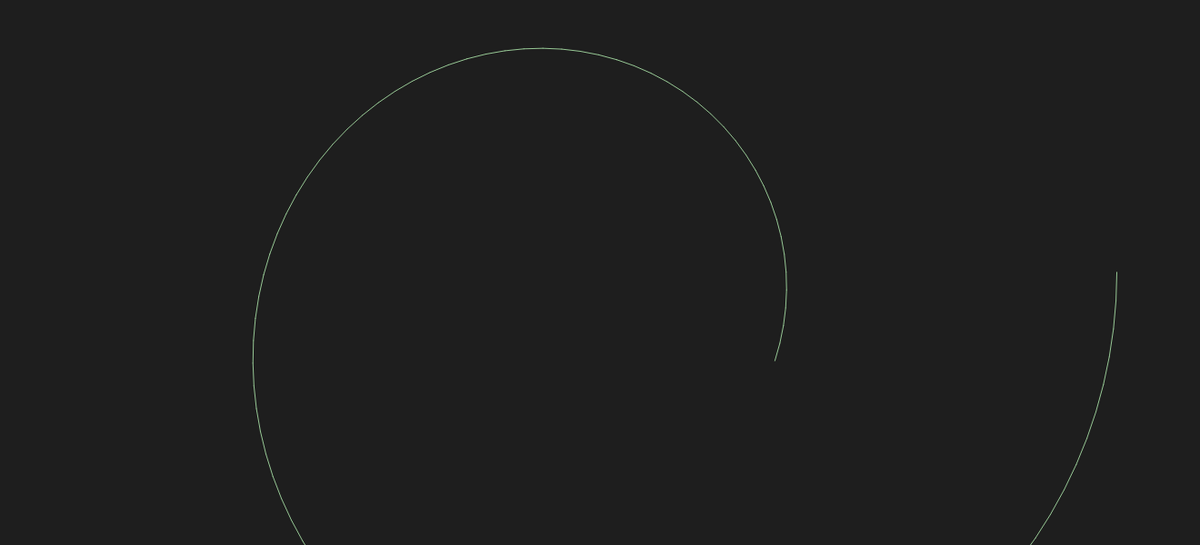
Frame 1 (no input)
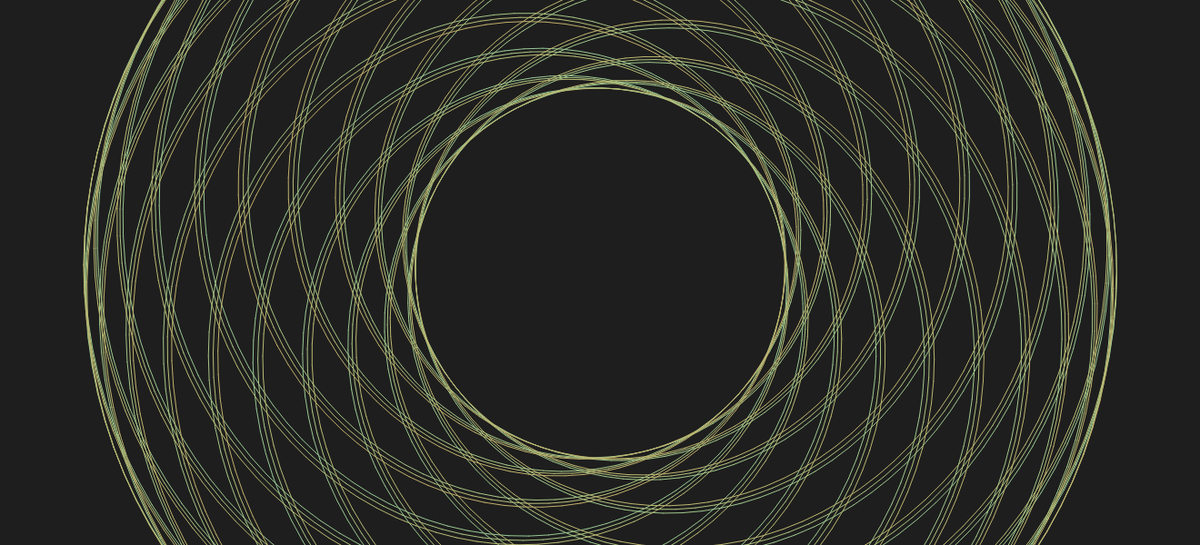
Frame 60 (no input)
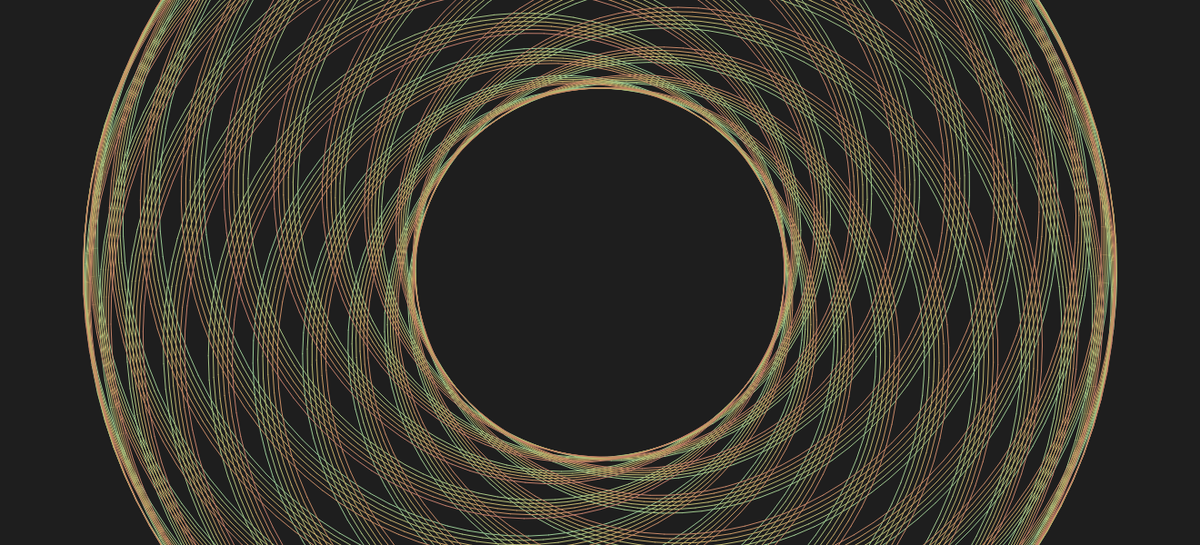
Frame 120 (the mouse pressed at the canvas centre since frame 60)

The p5.js sketch that drew these frames (run headless with seeded random() and noise() and a simulated clock; from frame 60 on, the mouse is pressed at the canvas centre):

// p5.js sketch
// ── sketch.js
var r1 = 50;
var r2 = 50;

var a1 = 0;
var a2 = 0;

var a1Inc;
var a2Inc;

var prevX;
var prevY;
function setup() {
  createCanvas(1320, 600);
  angleMode(DEGREES);
  background(30);

  r1 = random(100, 500);
  r2 = random(100, 500);

  a1Inc = random(0.1, 5);
  a2Inc = random(0.1, 5);
}

function draw() {
  translate(width / 2, height / 2);
  stroke(255);

  for (var i = 0; i < 100; i++) {
    var x1 = r1 * cos(a1);
    var y1 = r1 * sin(a1);

    var x2 = x1 + r2 * cos(a2);
    var y2 = y1 + r2 * sin(a2);

    var r = map(sin(frameCount), -1, 1, 100, 200);
    var g = map(cos(frameCount), -1, 1, 100, 200);
    var b = map(sin(frameCount), -1, 1, 200, 100);

    stroke(r, g, b);
    line(prevX, prevY, x2, y2);

    prevX = x2;
    prevY = y2;
    a1 += a1Inc;
    a2 += a2Inc;
  }
}
